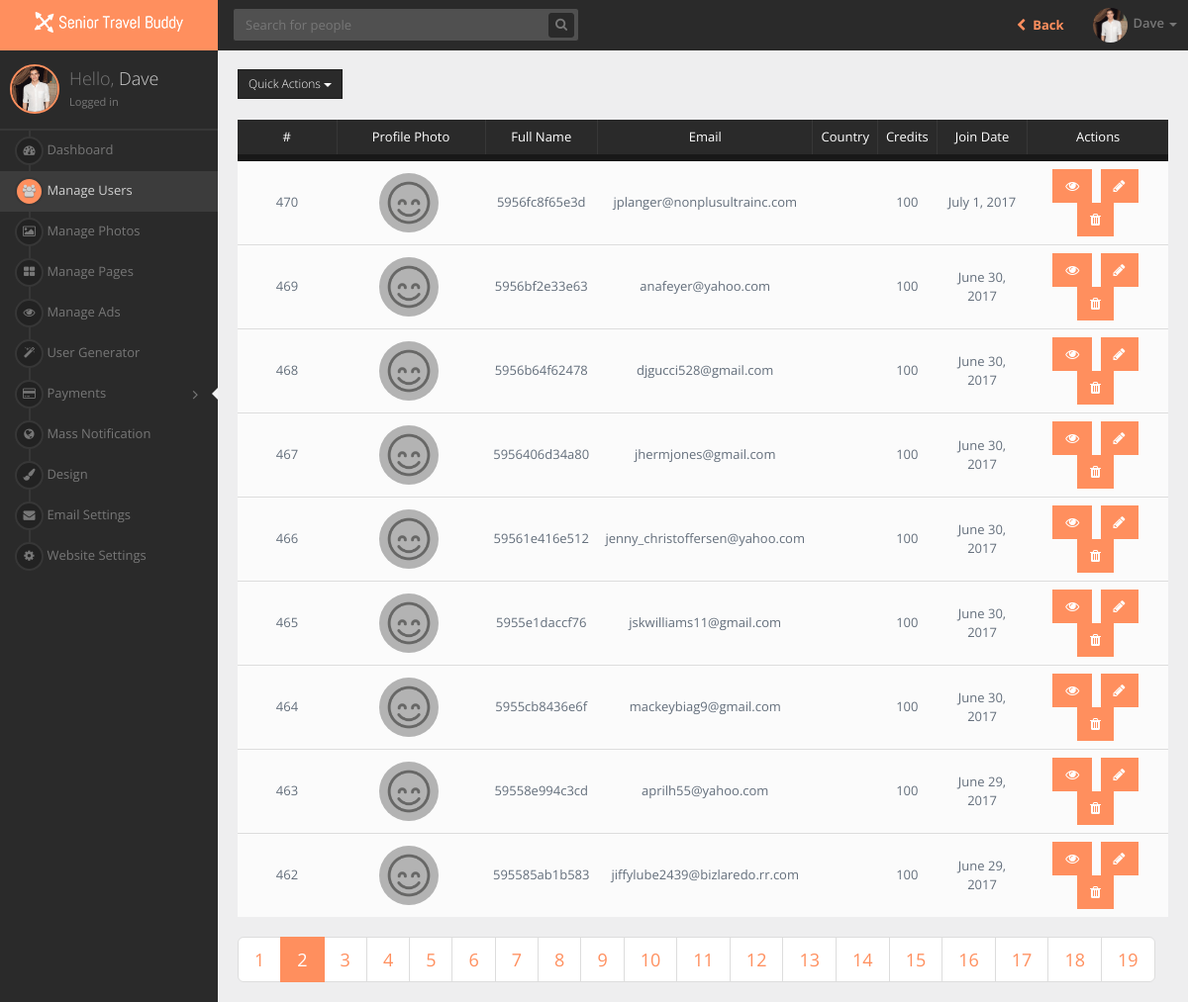
The app's page /admin/users.php?p=2 (signed in) with its own data.
### tables this page shows
CREATE TABLE `users` (
  `id` int(11) NOT NULL AUTO_INCREMENT,
  `full_name` varchar(150) DEFAULT NULL,
  `email` varchar(100) DEFAULT NULL,
  `password` varchar(123) DEFAULT NULL,
  `country` varchar(199) DEFAULT NULL,
  `city` varchar(100) DEFAULT NULL,
  `credits` int(11) DEFAULT NULL,
  `latitude` varchar(50) DEFAULT NULL,
  `longitude` varchar(50) DEFAULT NULL,
  `age` int(11) DEFAULT NULL,
  `bio` text,
  `gender` varchar(20) DEFAULT NULL,
  `sexual_interest` int(11) DEFAULT NULL,
  `instagram_username` varchar(50) DEFAULT '',
  `profile_picture` varchar(200) DEFAULT NULL,
  `ip` varchar(50) DEFAULT NULL,
  `registered` int(11) DEFAULT '0',
  `last_login` int(11) DEFAULT '0',
  `last_active` int(11) DEFAULT '0',
  `updated_preferences` int(11) DEFAULT '0',
  `updated_name` int(11) DEFAULT '0',
  `is_admin` int(11) DEFAULT '0',
  `is_incognito` int(11) DEFAULT '0',
  `is_verified` int(11) DEFAULT '0',
  `has_disabled_ads` int(11) DEFAULT '0',
  `is_increased_exposure` int(11) DEFAULT '0',
  `language` varchar(100) DEFAULT NULL,
  `interests` text,
  `uploaded_photos` int(11) DEFAULT '0',
  `is_vip` int(20) DEFAULT '0',
  `vip_expiration` int(20) DEFAULT '0',
  `ghost_mode_start` int(20) DEFAULT '0',
  `verified_badge_start` int(20) DEFAULT '0',
  `spotlight_start` int(20) DEFAULT '0',
  `disable_ads_start` int(20) DEFAULT '0',
  `ghost_mode_expiration` int(20) DEFAULT '0',
  `verified_badge_expiration` int(20) DEFAULT '0',
  `spotlight_expiration` int(20) DEFAULT '0',
  `disable_ads_expiration` int(20) DEFAULT '0',
  `height` text,
  `weight` int(11) DEFAULT '0',
  `last_encounter` int(11) DEFAULT '0',
  `marital_status` varchar(10) NOT NULL,
  `has_traveled` varchar(10) NOT NULL,
  `where_traveled` varchar(300) NOT NULL,
  `preferred_destination` varchar(300) NOT NULL,
  `cruising_or_touring` varchar(10) NOT NULL,
  `state_of_health` varchar(10) NOT NULL,
  `active_or_slow_travel` varchar(10) NOT NULL,
  `distance_to_travel` varchar(6) NOT NULL,
  `spontaneous_or_itinerary` varchar(20) NOT NULL,
  `smoker` varchar(10) NOT NULL,
  `accommodation_type` varchar(10) NOT NULL,
  `budget` varchar(10) NOT NULL,
  `luggage_type` varchar(30) NOT NULL,
  `foodie` varchar(10) NOT NULL,
  `alcohol` varchar(10) NOT NULL,
  `rating_lounge_poolside_beach` varchar(30) NOT NULL,
  `rating_explore` varchar(20) NOT NULL,
  `rating_shopping` varchar(30) NOT NULL,
  `rating_casino` varchar(20) NOT NULL,
  `rating_tours` varchar(30) NOT NULL,
  `rating_food` varchar(30) NOT NULL,
  `rating_spa` varchar(30) NOT NULL,
  `rating_sports` varchar(30) NOT NULL,
  `rating_concerts` varchar(30) NOT NULL,
  `group_or_independent` varchar(30) NOT NULL,
  `small_or_mega_ship_cruising` varchar(30) NOT NULL,
  `active_or_sedentary` varchar(30) NOT NULL,
  `primary_language` varchar(30) NOT NULL,
  PRIMARY KEY (`id`)
);

### admin/users.php (called while the page is built, shortened)
<?php
require('../core/config.php');
require('../core/system.php');
$system = new System;
$system->domain = $domain;
$system->db = $db;
$menu['users'] = 'active';
$user = $system->getUserInfo($_SESSION['user_id']);
if(!isset($_POST['search'])) {
	$query = '';
	$users = "SELECT * FROM users ORDER BY id DESC";
} else {
	$query = ucfirst(strtolower($system->secureField($_POST['query'])));
	$users = "SELECT * FROM users WHERE full_name LIKE '%".$query."%' ORDER BY id DESC";
}
$per_page = 9;
$count = $db->query($users)->num_rows;
$last_page = ceil($count/$per_page);
if(isset($_GET['p'])) { $p = $_GET['p']; } else { $p = 1; }
$limit = 'LIMIT ' .($p - 1) * $per_page .',' .$per_page;
$users.= " $limit";
$users = $db->query($users);
require('../inc/admin/top.php');
require('../layout/admin/users.php');
require('../inc/admin/bottom.php');

### core/config.php (called while the page is built, shortened)
<?php
	$domain = 'http://localhost';

### core/system.php (called while the page is built, shortened)
<?php
class System {
	public $domain;
	public $db;
	public function getDomain() {
		return $this->domain;
	}
	public function getProfilePicture($user) {
		if(filter_var($user->profile_picture,FILTER_VALIDATE_URL)) {
			return $user->profile_picture;
		} else {
			return $this->domain.'/uploads/'.$user->profile_picture;
		}
	}
	public function getUserInfo($id) {
		$user = $this->db->query("SELECT * FROM users WHERE id='".$id."'");
		$user = $user->fetch_object();
		return $user;
	}
	public function getFirstName($full_name) {
		$full_name = explode(' ',$full_name);
		return $full_name[0];
	}
}

### layout/admin/users.php (the view, shortened to what this page needs)
<section id="page-content">
  <div class="body-content animated fadeIn">
    <div class="row">
      <div class="col-lg-12">
        <div class="dropdown">
          <button class="btn btn-inverse btn-sm dropdown-toggle" type="button" id="dropdownMenu1" data-toggle="dropdown" aria-haspopup="true" aria-expanded="true">
            Quick Actions
            <span class="caret"></span>
          </button>
        </div>
        <br>
        <?php if($users->num_rows >= 1) { ?>
        <table class="table table-responsive table-inverse">
         <thead>
          <th style="text-align:center;"> # </th>
          <th style="text-align:center;"> Profile Photo </th>
          <th style="text-align:center;"> Full Name </th>
          <th style="text-align:center;"> Email </th>
          <th style="text-align:center;"> Country </th>
          <th style="text-align:center;"> Credits </th>
          <th style="text-align:center;"> Join Date </th>
          <th style="text-align:center;"> Actions </th>
        </thead>
        <tbody>
          <?php while($user = $users->fetch_object()) { ?>
          <tr>
            <td style="vertical-align:middle;width:100px;text-align:center;"> <?=$user->id?> </td>
            <td style="vertical-align:middle;width:150px;text-align:center;"> <img src="<?=$system->getProfilePicture($user)?>" class="img-circle" style="height:60px;width:60px"> </td>
            <td style="vertical-align:middle;text-align:center;"> <?=$user->full_name?> </td>
            <td style="vertical-align:middle;text-align:center;"> <?=$user->email?> </td>
            <td style="vertical-align:middle;text-align:center;"> <?=$user->country?> </td>
            <td style="vertical-align:middle;text-align:center;"> <?=$user->credits?> </td>
            <td style="vertical-align:middle;text-align:center;"> <?=date("F j, Y",$user->registered)?> </td>
            <td style="vertical-align:middle;text-align:center;">
              <a href="<?=$system->getDomain()?>/user/<?=$user->id?>" class="btn btn-theme"> <i class="fa fa-eye" style="color:#fff;"></i> </a>
              <a href="edit-user.php?id=<?=$user->id?>" class="btn btn-theme"> <i class="fa fa-pencil" style="color:#fff;"></i> </a>
              <a href="?delete=true&delid=<?=$user->id?>" class="btn btn-theme"> <i class="fa fa-trash" style="color:#fff;"></i> </a>
            </td>
          </tr>
          <? } ?>
        </tbody>
      </table>
      <ul class="pagination pagination-lg">
        <?php
        if(($last_page >= $p) && $last_page > 1) {
          for($i=1; $i<=$last_page; $i++) {
            if($i == $p) {
              echo '<li class="active"> <a href="users.php?p='.$i.'"> '.$i.' </a> </li>';
            } else {
              echo '<li> <a href="users.php?p='.$i.'"> '.$i.' </a> </li>';
            }
          }
        }
        ?>
      </ul>
      <? } ?>
    </div>
  </div>
</div>
</section>

### inc/admin/top.php (shortened to what this page needs)
<!DOCTYPE html>
 <html lang="en">
<head> <meta name="robots" content="noindex">
<link href="<?=$system->getDomain()?>/assets/admin/css/bootstrap.min.css" rel="stylesheet">
<link href="https://maxcdn.bootstrapcdn.com/font-awesome/4.2.0/css/font-awesome.min.css" rel="stylesheet">
<link href="<?=$system->getDomain()?>/assets/admin/css/animate.min.css" rel="stylesheet">
<link href="<?=$system->getDomain()?>/assets/admin/css/jquery.gritter/css/jquery.gritter.css" rel="stylesheet">
<link href="<?=$system->getDomain()?>/assets/admin/css/reset.css" rel="stylesheet">
<link href="<?=$system->getDomain()?>/assets/admin/css/layout.css" rel="stylesheet">
<link href="<?=$system->getDomain()?>/assets/admin/css/components.css" rel="stylesheet">
<link href="<?=$system->getDomain()?>/assets/admin/css/plugins.css" rel="stylesheet">
<link href="<?=$system->getDomain()?>/assets/admin/css/misc.css" rel="stylesheet">
<link href="<?=$system->getDomain()?>/assets/admin/css/chosen.min.css" rel="stylesheet">
</head>
<body>
<section id="wrapper">
<header id="header">
<div class="header-left">
<div class="navbar-header">
<a class="navbar-brand" href="dashboard.php">
<img class="logo" src="<?=$system->getDomain()?>/img/logo-small.png">
</a>
</div>
</div>
<div class="header-right">
<div class="navbar navbar-toolbar navbar-dark">
<ul class="nav navbar-nav navbar-left">
<li class="navbar-search">
<form action="<?=$system->getDomain()?>/admin/users.php" method="POST" class="navbar-form">
<div class="form-group has-feedback">
<input type="text" name="query" class="form-control typeahead rounded" placeholder="Search for people" value="<?=$query?>">
<button type="submit" name="search" class="btn btn-theme fa fa-search form-control-feedback rounded"></button>
</div>
</form>
</li>
</ul>
<ul class="nav navbar-nav navbar-right">
<li>
<a href="<?=$system->getDomain()?>/people" style="background:none;"> <b> <i class="fa fa-fw fa-chevron-left"></i> Back </b> </a>
</li>
<li class="dropdown navbar-profile">
<a href="#" class="dropdown-toggle" data-toggle="dropdown">
<span class="meta">
<span class="avatar"><img src="<?=$system->getProfilePicture($user)?>" class="img-circle" style="width:35px;height:35px;"></span>
<span class="text hidden-xs hidden-sm text-muted"><?=$system->getFirstName($user->full_name)?></span>
<span class="caret"></span>
</span>
</a>
</li>
</ul>
</div>
</div>
</header>
<aside id="sidebar-left" class="sidebar-circle sidebar-dark">
<div class="sidebar-content">
<div class="media">
<a class="pull-left has-notif avatar" href="<?=$system->getDomain()?>/user/<?=$user->id?>">
<img src="<?=$system->getProfilePicture($user)?>" style="width:50px;height:50px;">
</a>
<div class="media-body">
<h4 class="media-heading">Hello, <span><?=$system->getFirstName($user->full_name)?></span></h4>
<small>Logged in</small>
</div>
</div>
</div>
<ul class="sidebar-menu">
<li class="<?=$menu['dashboard']?>">
<a href="<?=$system->getDomain()?>/admin/dashboard.php">
<span class="icon"><i class="fa fa-dashboard"></i></span>
<span class="text">Dashboard</span>
</a>
</li>
<li class="<?=$menu['users']?>">
<a href="<?=$system->getDomain()?>/admin/users.php">
<span class="icon"><i class="fa fa-users"></i></span>
<span class="text">Manage Users</span>
</a>
</li>
<li class="<?=$menu['photos']?>">
<a href="<?=$system->getDomain()?>/admin/photos.php">
<span class="icon"><i class="fa fa-image"></i></span>
<span class="text">Manage Photos</span>
</a>
</li>
<li class="<?=$menu['pages']?>">
<a href="<?=$system->getDomain()?>/admin/pages.php">
<span class="icon"><i class="fa fa-th-large"></i></span>
<span class="text">Manage Pages</span>
</a>
</li>
<li class="<?=$menu['ads']?>">
<a href="<?=$system->getDomain()?>/admin/ads.php">
<span class="icon"><i class="fa fa-eye"></i></span>
<span class="text">Manage Ads</span>
</a>
</li>
<li class="<?=$menu['user_generator']?>">
<a href="<?=$system->getDomain()?>/admin/user_generator.php">
<span class="icon"><i class="fa fa-magic"></i></span>
<span class="text">User Generator</span>
</a>
</li>
<li class="submenu <?=$menu['payments']?>">
<a href="javascript:void(0);">
<span class="icon"><i class="fa fa-credit-card"></i></span>
<span class="text">Payments</span>
<span class="arrow fa-angle-double-right"></span>
<span class="selected"></span>
</a>
</li>
<li class="<?=$menu['mass_notification']?>">
<a href="<?=$system->getDomain()?>/admin/mass_notification.php">
<span class="icon"><i class="fa fa-globe"></i></span>
<span class="text">Mass Notification</span>
</a>
</li>
<li class="<?=$menu['layout']?>">
<a href="<?=$system->getDomain()?>/admin/design.php">
<span class="icon"><i class="fa fa-paint-brush"></i></span>
<span class="text">Design</span>
</a>
</li>
<li class="<?=$menu['email_settings']?>">
<a href="<?=$system->getDomain()?>/admin/email_settings.php">
<span class="icon"><i class="fa fa-envelope"></i></span>
<span class="text">Email Settings</span>
</a>
</li>
<li class="<?=$menu['settings']?>">
<a href="<?=$system->getDomain()?>/admin/settings.php">
<span class="icon"><i class="fa fa-cog"></i></span>
<span class="text">Website Settings</span>
</a>
</li>
</ul>
</aside>

### inc/admin/bottom.php (shortened to what this page needs)
</section>
</body>
</html>

### assets/admin/css/misc.css (style rules this page uses)
#header .navbar-header { background-color:#FF8F5E; }
#sidebar-left.sidebar-box .sidebar-content img, #sidebar-left.sidebar-rounded .sidebar-content img, #sidebar-left.sidebar-circle .sidebar-content img { border: 2px solid #FF8F5E; }
#sidebar-left.sidebar-box .sidebar-menu > li.active > a > .icon i, #sidebar-left.sidebar-rounded .sidebar-menu > li.active > a > .icon i, #sidebar-left.sidebar-circle .sidebar-menu > li.active > a > .icon i { background-color:#FF8F5E; }
a { color: #FF8F5E; }
.pagination > li > a { color: #FF8F5E; }
.pagination > .active > a, .pagination > .active > span { background-color:#FF8F5E; border: 1px solid #FF8F5E; }
.btn-theme { background-color:#FF8F5E; border-color: #FF8F5E; color: white; }

### records on screen
users: profile_picture (picture), full_name "Dave"
users: id "470", profile_picture (placeholder picture), full_name "5956fc8f65e3d", email "jplanger@nonplusultrainc.com", credits "100", registered "July 1, 2017"
users: id "469", profile_picture (placeholder picture), full_name "5956bf2e33e63", email "anafeyer@yahoo.com", credits "100", registered "June 30, 2017"
users: id "468", profile_picture (placeholder picture), full_name "5956b64f62478", email "djgucci528@gmail.com", credits "100", registered "June 30, 2017"
users: id "467", profile_picture (placeholder picture), full_name "5956406d34a80", email "jhermjones@gmail.com", credits "100", registered "June 30, 2017"
users: id "466", profile_picture (placeholder picture), full_name "59561e416e512", email "jenny_christoffersen@yahoo.com", credits "100", registered "June 30, 2017"
users: id "465", profile_picture (placeholder picture), full_name "5955e1daccf76", email "jskwilliams11@gmail.com", credits "100", registered "June 30, 2017"
users: id "464", profile_picture (placeholder picture), full_name "5955cb8436e6f", email "mackeybiag9@gmail.com", credits "100", registered "June 30, 2017"
users: id "463", profile_picture (placeholder picture), full_name "59558e994c3cd", email "aprilh55@yahoo.com", credits "100", registered "June 29, 2017"
users: id "462", profile_picture (placeholder picture), full_name "595585ab1b583", email "jiffylube2439@bizlaredo.rr.com", credits "100", registered "June 29, 2017"
